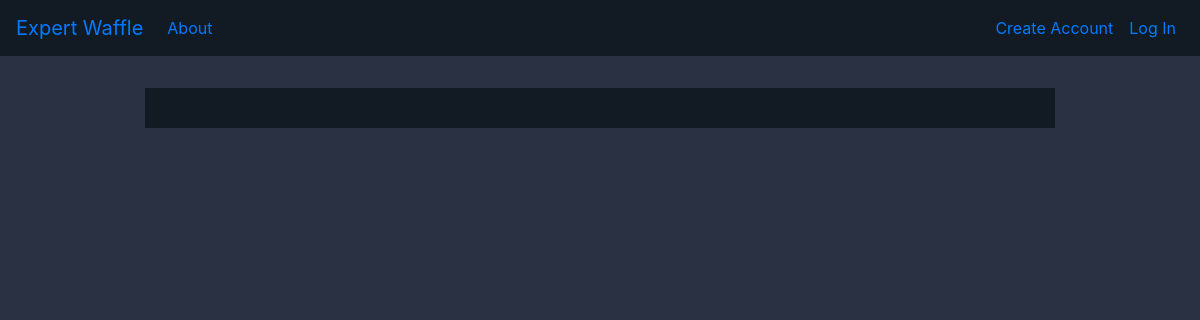
Before: / with the older database file.
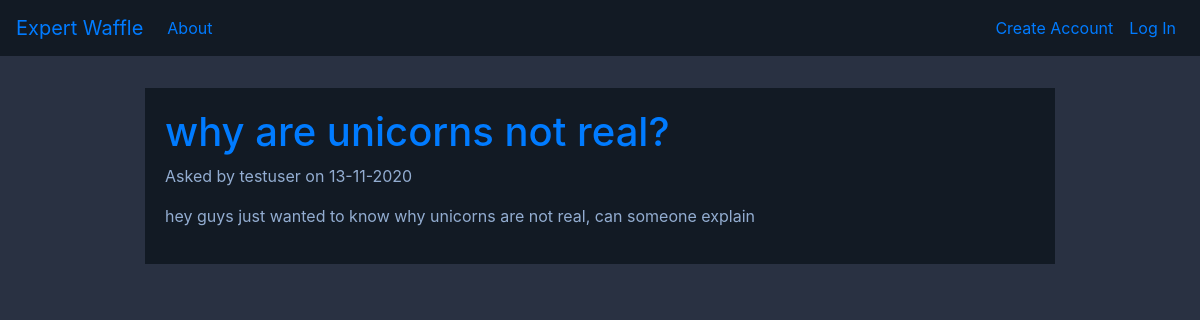
After: the same page with the newer database file.
### waffle/models.py (models this page shows, shortened)
class Post(db.Model):
    id = db.Column(db.Integer, primary_key=True)
    title = db.Column(db.String(100), nullable=False)
    date_posted = db.Column(db.DateTime, nullable=False, default=datetime.utcnow())
    content = db.Column(db.Text, nullable=False)
    user_id = db.Column(db.Integer, db.ForeignKey('user.id'), nullable=False)

class User(db.Model, UserMixin):
    id = db.Column(db.Integer, primary_key=True)
    username = db.Column(db.String(20), unique=True, nullable=False)
    email = db.Column(db.String(50), unique=True, nullable=False)
    password = db.Column(db.String(60), nullable=False)
    posts = db.relationship('Post', backref='author', lazy=True)

### waffle/routes.py (the view)
@app.route('/')
def homepage():
    posts = Post.query.all()
    return render_template('homepage.html', posts=posts)

### waffle/templates/homepage.html (shortened to what this page needs)
{% extends "layout.html" %}
{% block content%}
<div class='content-section'>
    {% for post in posts%}
    <h1><a class="article-title" href="{{url_for('post', post_id=post.id)}}">{{ post.title }}</a></h1>
    <p> Asked by {{post.author.username}} on {{post.date_posted.strftime('%d-%m-%Y')}} </p>
    <p> {{post.content }} </p>
    {% endfor %}
{% endblock content%}

### waffle/templates/layout.html (shortened to what this page needs)
<!DOCTYPE html>
<html>
<head>
    <link rel="stylesheet" href="https://cdn.jsdelivr.net/npm/bootstrap@4.5.3/dist/css/bootstrap.min.css">
    <link rel="stylesheet" type="text/css" href="static/main.css">
</head>
<body class="body">
  <header class="site-header">
    <nav class="navbar navbar-expand-lg ">
      <a class="navbar-brand" href="/">Expert Waffle</a>
      <div class="collapse navbar-collapse" id="navbarNav">
        <ul class="navbar-nav">
          <li class="nav-item">
            <a class="nav-link" href="/about">About</a>
          </li>
        </ul>
      </div>
      <div class="nav navbar-nav navbar-right">
        {% if current_user.is_authenticated %}
          <a class=" nav-item nav-link" href="/post/new">Ask a Question</a>
          <a class=" nav-item nav-link" href="/account">My Account</a>
          <a class=" nav-item nav-link" href="/logout">Logout</a>
        {% else %}
          <a class="nav-item nav-link" href="/register">Create Account</a>
          <a class="nav-item nav-link" href="/login">Log In</a>
        {% endif %}
      </div>
    </nav>
  </header>
    <div class=container class="content-section">
        {% block content %}{%  endblock %}
</body>
</html>

### waffle/static/main.css (style rules this page uses)
.body { background-color: rgb(41, 49, 66); color: rgb(41, 49, 66); }
h1, h2, h3, p, legend, label { color:rgb(147, 173, 209); }
.navbar { background-color: rgb(18, 26, 36) !important; }
.container { margin-top: 2em; }
.content-section { background:rgb(18, 26, 36); padding: 20px 20px; margin-bottom: 20px; margin-left: 100px; margin-right: 100px; }

Changed rows visible on the page:
added Post: title "why are unicorns not real?", author.username "testuser", date_posted "13-11-2020", content "hey guys just wanted to know why unicorns are not real, can someone explain"
